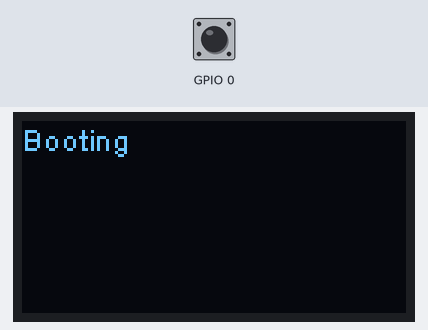
Recording of a sketch running on a simulated ESP32. Parts: 128×64 one-colour display. Inputs (shaded band) come from the test bench; at power-on: GPIO 0 HIGH. WiFi joins after 1.5 s; servers stay silent unless stated; web services answer with replies made up by the test bench; what the sketch prints to the serial monitor is not drawn. At 4.3 s the program puts the board to deep sleep or switches it off; the recording ends there.

Above: at 0.1 s.
At 2.1 s:
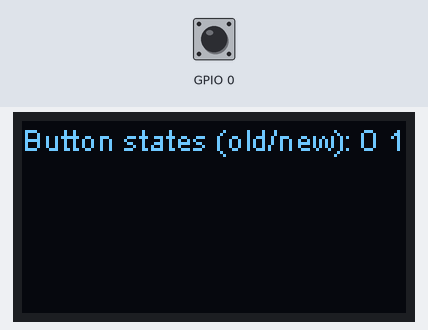
At 3.4 s:
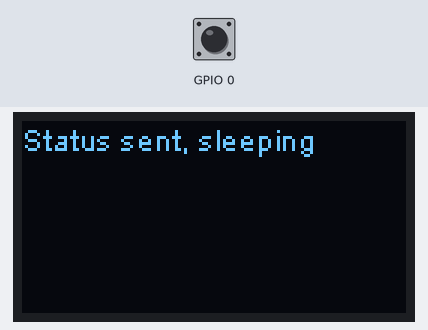

The sketch:

HelloDoorNotification.ino
```cpp
/*
 *  [TODO] Documentation
 *
 *  *   Source sketches
 *  *   Operation outline
 */

#include <pins_arduino.h>
#include <WiFi.h>
#include <Arduino.h>
#include <heltec.h>

#include "credentials.h"

static const uint16_t port = 80;
static const char *const host = "maker.ifttt.com";

static unsigned long lastDebounceTime = 0;
static unsigned long debounceDelay = 100;

RTC_DATA_ATTR int buttonState;
static int newButtonState;

void print_wakeup_reason()
{
  esp_sleep_wakeup_cause_t wakeup_reason;

  wakeup_reason = esp_sleep_get_wakeup_cause();

  switch (wakeup_reason)
  {
  case ESP_SLEEP_WAKEUP_EXT0:
    Serial.println("Wakeup caused by external signal using RTC_IO");
    break;
  case ESP_SLEEP_WAKEUP_EXT1:
    Serial.println("Wakeup caused by external signal using RTC_CNTL");
    break;
  case ESP_SLEEP_WAKEUP_TIMER:
    Serial.println("Wakeup caused by timer");
    break;
  case ESP_SLEEP_WAKEUP_TOUCHPAD:
    Serial.println("Wakeup caused by touchpad");
    break;
  case ESP_SLEEP_WAKEUP_ULP:
    Serial.println("Wakeup caused by ULP program");
    break;
  default:
    Serial.printf("Wakeup was not caused by deep sleep: %d\n", wakeup_reason);
    break;
  }
}

static void setupWifi()
{

  WiFi.begin(ssid, pass);

  Serial.println();
  Serial.println();
  Serial.print("Waiting for WiFi... ");

  while (WiFi.status() != WL_CONNECTED)
  {
    Serial.print(".");
    delay(500);
  }

  Serial.println("");
  Serial.println("WiFi connected");
  Serial.println("IP address: ");
  Serial.println(WiFi.localIP());

  delay(500);
}

static void sendButtonStatus(const int buttonStatus)
{
  Serial.print("Connecting to ");
  Serial.println(host);

  // Use WiFiClient class to create TCP connections
  WiFiClient client;

  if (!client.connect(host, port))
  {
    Serial.println("Connection failed.");
    Serial.println("Waiting 5 seconds before retrying...");
    delay(5000);
    return;
  }

  const char *const status = buttonStatus ? "Unlocked" : "Locked";

  String jsonObject = String("{\"value1\":\"") + status + "\"}";

  client.println(String("POST ") + resource + " HTTP/1.1");
  client.println(String("Host: ") + host);
  client.println("Content-Type: application/json");
  client.print("Content-Length: ");
  client.println(jsonObject.length());
  client.println();
  client.println(jsonObject);

  int timeout = 5 * 10; // 5 seconds
  while (!!!client.available() && (timeout-- > 0))
  {
    delay(100);
  }
  if (!!!client.available())
  {
    Serial.println("No response...");
  }
  while (client.available())
  {
    Serial.write(client.read());
  }

  Serial.println("\nclosing connection");
  client.stop();
}

static void printText(const String text)
{
  Heltec.display->clear();

  Heltec.display->drawString(0, 0, text);
  Heltec.display->display();
}

static void oledSetup()
{
  Heltec.begin(true /*DisplayEnable Enable*/, false /*LoRa Disable*/, true /*Serial Enable*/);
  Heltec.display->flipScreenVertically();
  Heltec.display->setFont(ArialMT_Plain_10);
  Heltec.display->setTextAlignment(TEXT_ALIGN_LEFT);
}

void setup()
{
  oledSetup();

  //Serial.begin(115200);
  //delay(100);

  printText("Booting");
  setupWifi();

  print_wakeup_reason();

  pinMode(KEY_BUILTIN, INPUT);
  newButtonState = digitalRead(KEY_BUILTIN);

  Serial.println(String("Button state: ") + buttonState);
  Serial.println(String("New button state: ") + newButtonState);

  printText(String("Button states (old/new): ") + String(buttonState) + " " + String(newButtonState));
  delay(1000);

  buttonState = newButtonState;

  sendButtonStatus(buttonState);
  printText("Status sent, sleeping");

  delay(1000);

  esp_sleep_enable_ext0_wakeup(GPIO_NUM_0, !buttonState);

  //Go to sleep now
  Serial.println("Going to sleep now");
  esp_deep_sleep_start();
  Serial.println("This will never be printed");
}

void loop()
{
}
```

credentials_sample.h
```cpp
#pragma once

static const char *const resource = "/trigger/esp32_reading/with/key/<key>";
static const char *const ssid = "<wifi_ssid>";
static const char *const pass = "<wifi_pass>";
```

Measured:
- what the display in image 1 shows lasts 1.2 s, from 2.1 s to 3.3 s
